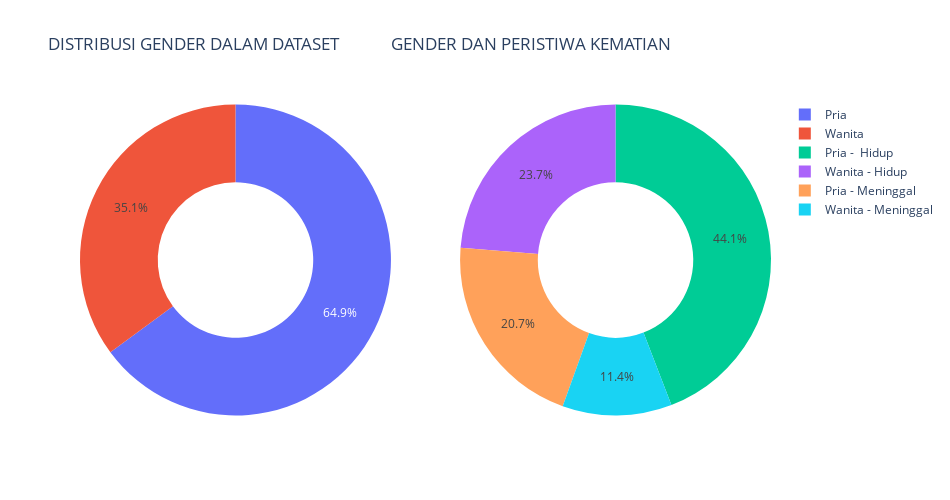

The notebook cell saved with this chart:
### Code cell
# membuat label
label_sex1 = ["Wanita","Pria"]
label_sex2 = ['Wanita - Hidup','Wanita - Meninggal', "Pria -  Hidup", "Pria - Meninggal"]
# memanggil fungsi donut
donut('sex', label_sex1, label_sex2, "DISTRIBUSI GENDER DALAM DATASET", "GENDER DAN PERISTIWA KEMATIAN")

### Figure 1 — Plotly figure (JSON) as saved in the notebook; plotly's stock layout.template omitted (floating-point values rounded to 4 significant figures)
{"data": [{"labels": ["Wanita", "Pria"], "values": [105, 194], "type": "pie", "domain": {"x": [0, 0.45], "y": [0, 1]}, "hole": 0.5, "hoverinfo": "label+percent"}, {"labels": ["Wanita - Hidup", "Wanita - Meninggal", "Pria -  Hidup", "Pria - Meninggal"], "values": [71, 34, 132, 62], "type": "pie", "domain": {"x": [0.55, 1], "y": [0, 1]}, "hole": 0.5, "hoverinfo": "label+percent"}], "layout": {"title": {"text": "DISTRIBUSI GENDER DALAM DATASET             GENDER DAN PERISTIWA KEMATIAN"}, "autosize": false, "width": 950, "height": 500, "paper_bgcolor": "white"}}
